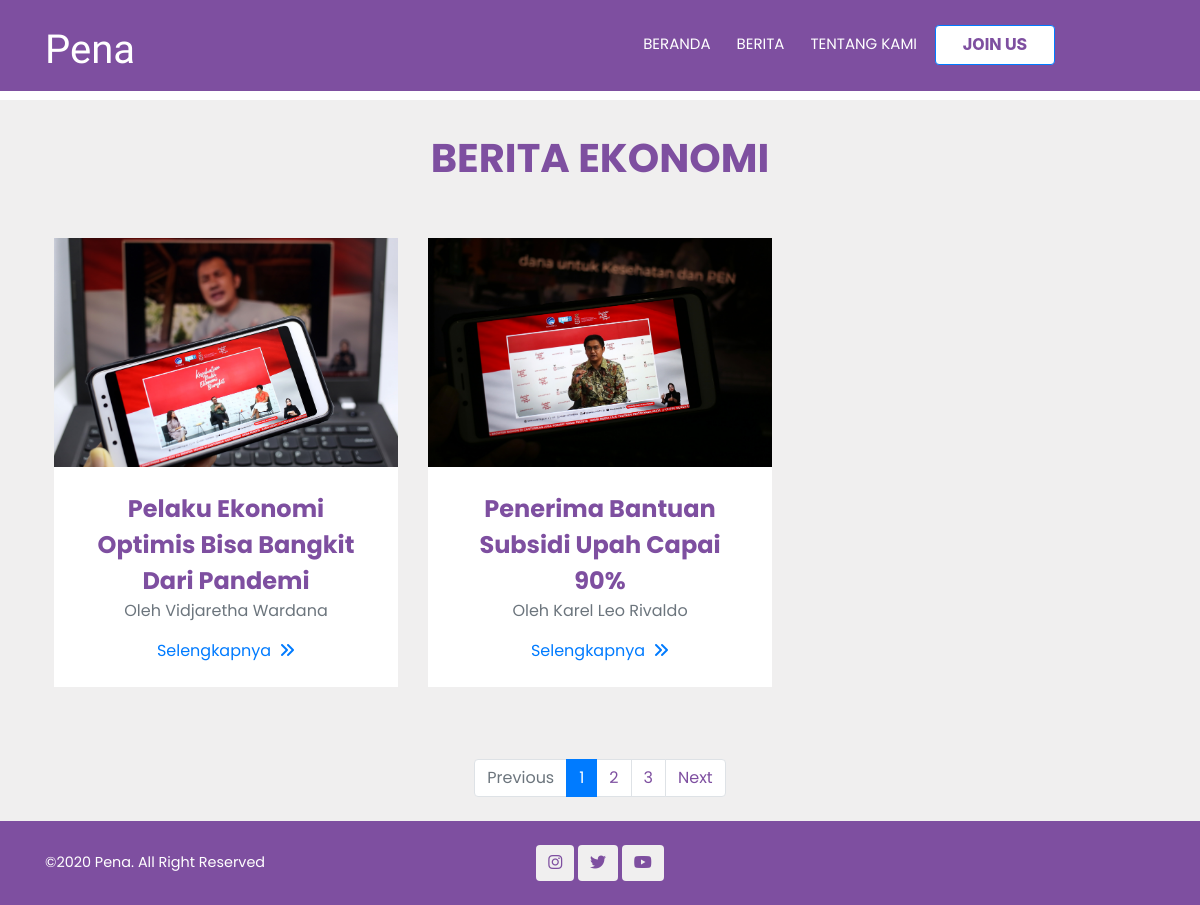
Page /beritaekonomi.php on the committed database.
### tables this page shows
CREATE TABLE `berita` (
  `id_berita` int(5) NOT NULL,
  `id_kategori` int(5) NOT NULL,
  `judul_berita` varchar(100) NOT NULL,
  `isi_berita` text NOT NULL,
  `id_jurn` int(5) NOT NULL,
  `img_berita` varchar(255) NOT NULL DEFAULT 'berita.jpg',
  `location_imgberita` varchar(255) NOT NULL
);

CREATE TABLE `jurnalis` (
  `id_jurn` int(11) NOT NULL,
  `nama_jurn` varchar(50) NOT NULL,
  `username_jurn` varchar(50) NOT NULL,
  `password_jurn` varchar(12) NOT NULL,
  `email_jurn` varchar(50) NOT NULL,
  `phone_jurn` varchar(50) NOT NULL,
  `birth_jurn` date NOT NULL,
  `skill_jurn` varchar(255) NOT NULL,
  `img_jurn` varchar(255) NOT NULL DEFAULT 'image.jpg',
  `location_imgjurn` varchar(255) NOT NULL,
  `status` varchar(100) NOT NULL,
  `foto_jurn` varchar(255) NOT NULL,
  `location_fotojurn` varchar(255) NOT NULL
);

### beritaekonomi.php (the view, shortened to what this page needs)
<!doctype html>
<html lang="en">
  <head>
  <?php include('includes/head.php'); ?>
  </head>
  <body>
    <?php include('includes/navbar.php'); ?>
    <?php include('config/config.php'); ?>
    <section class="page-section" id="portfolio">
        <div class="container p-4">
            <div class="text-center portfolio1">
                <h1 class="section-headtext-uppercase">Berita Ekonomi<br><br></h2>
            </div>
            <div class="row">
                <?php
                $data = mysqli_query($conn,"SELECT * FROM berita INNER JOIN kategori ON berita.id_kategori = kategori.id_kategori
                                        INNER JOIN jurnalis ON berita.id_jurn = jurnalis.id_jurn WHERE kategori.nama_kategori='Ekonomi' ORDER BY berita.id_berita");
                while ($d = mysqli_fetch_array($data)){
                    ?>
                <div class="col-lg-4 col-sm-6 mb-4">
                    <div class="portfolio-item">
                        <a class="portfolio-link" href="singlepageberita.php?id=<?php echo $d['id_berita'];?>" target="_blank">
                            <img class="img-fluid" src="assets/<?php echo $d['location_imgberita']; ?>" alt="" />
                        </a>
                        <div class="portfolio-caption">
                        <div class="portfolio-caption-heading"><?php echo $d['judul_berita']; ?></div>
                        <div class="portfolio-caption-subheading text-muted"><p>Oleh <?php echo $d['nama_jurn'];?></p></div>
                        <div class="portfolio-caption-subheading">
                            <a href="singlepageberita.php?id=<?php echo $d['id_berita'];?>" target="_blank">Selengkapnya<i class="fas fa-angle-double-right ml-2"></i></a>
                        </div>
                    </div>
                    </div>
                </div>
                <?php
                }
                ?>
            </div>
        </div>
    <div class="container p-4">
        <nav aria-label="Page navigation example">
          <ul class="pagination justify-content-center">
            <li class="page-item disabled">
              <a class="page-link" href="#" tabindex="-1">Previous</a>
            </li>
            <li class="page-item active"><a class="page-link" href="#">1</a></li>
            <li class="page-item"><a class="page-link" href="#">2</a></li>
            <li class="page-item"><a class="page-link" href="#">3</a></li>
            <li class="page-item">
              <a class="page-link" href="#">Next</a>
            </li>
          </ul>
        </nav>
    </div>
    </section>
<?php include('includes/footer.php'); ?>
  </body>
</html>

### css/style.css (style rules this page uses)
section#portfolio { margin-top: 100px; padding: 0; background-color: #f0efef; }
.portfolio1 h1 { text-transform: uppercase; padding-top: 10px; color: #7E4FA0; font-family: "Poppins"; font-weight: bold; }
#portfolio .portfolio-item { max-width: 400px; margin-left: auto; margin-right: auto; }
#portfolio .portfolio-item .portfolio-link { position: relative; display: block; margin: 0 auto; }
#portfolio .portfolio-item .portfolio-caption { padding: 24px; text-align: center; background-color: #fff; }
#portfolio .portfolio-item .portfolio-caption .portfolio-caption-heading { font-size: 24px; color: #7E4FA0; font-family: "Poppins"; text-transform: capitalize; font-weight: 700; margin-bottom: 0; }
#portfolio .portfolio-item .portfolio-caption .portfolio-caption-subheading { font-family: "Poppins"; text-transform: capitalize; }
.page-link { font-family: "Poppins"; color: #7E4FA0; }
ul { margin:0; padding:0; list-style:none; }
.page-section { padding: 96px 0; }
body { margin: 0; }

### rows in the picture
berita: location_imgberita (picture), judul_berita "Pelaku Ekonomi Optimis Bisa Bangkit Dari Pandemi", id_jurn.nama_jurn "Vidjaretha Wardana"
berita: location_imgberita (picture), judul_berita "Penerima Bantuan Subsidi Upah Capai 90%", id_jurn.nama_jurn "Karel Leo Rivaldo"
